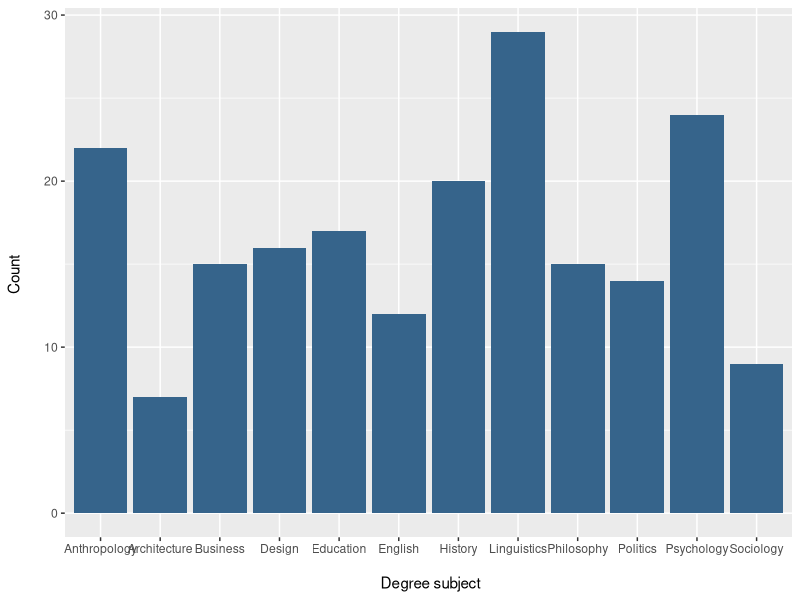
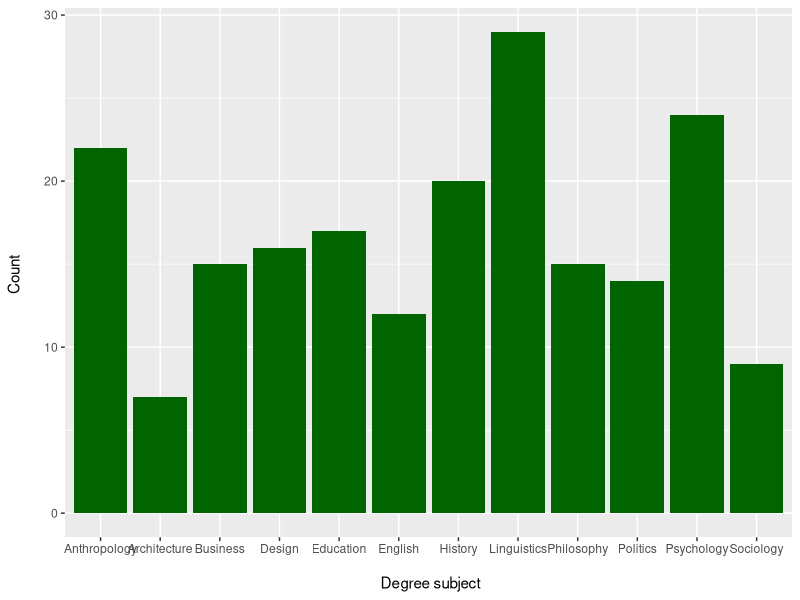
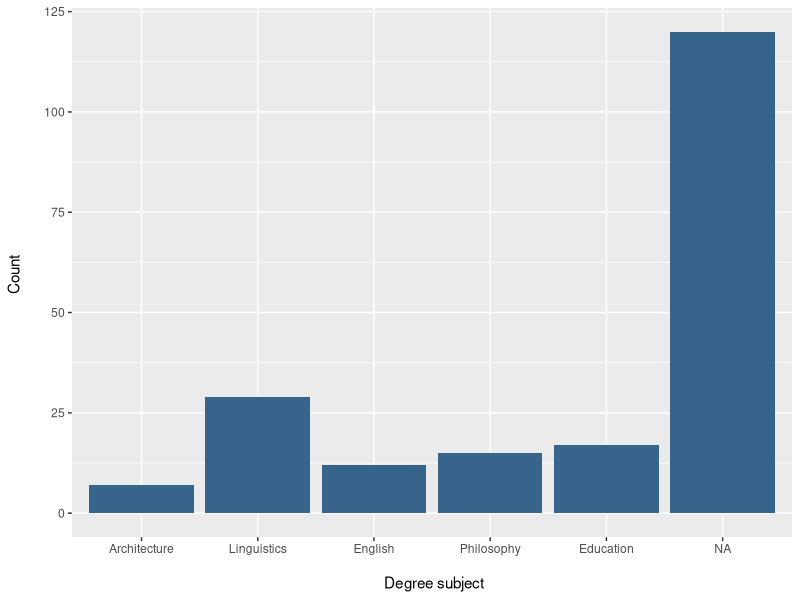
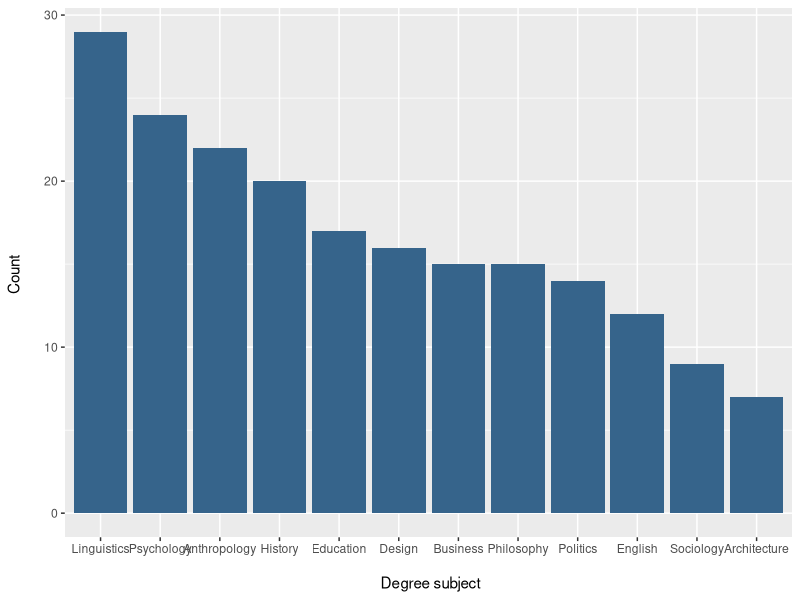
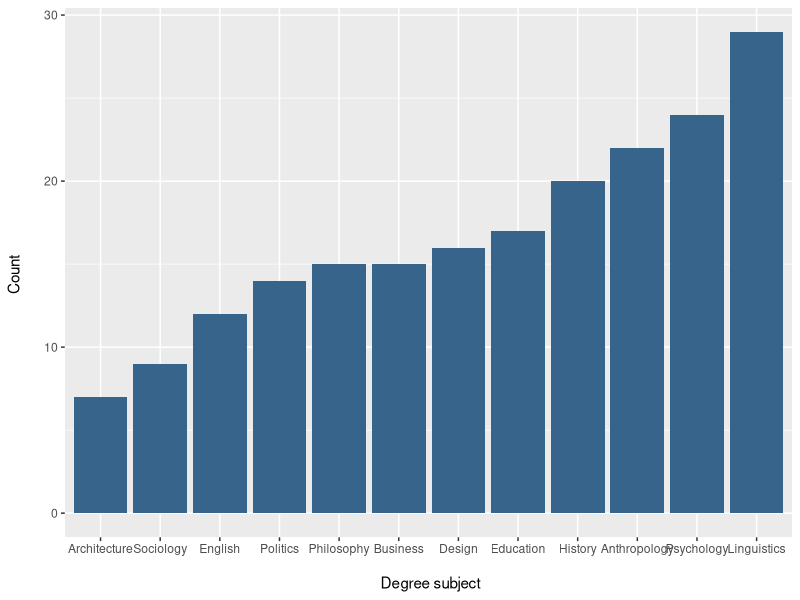
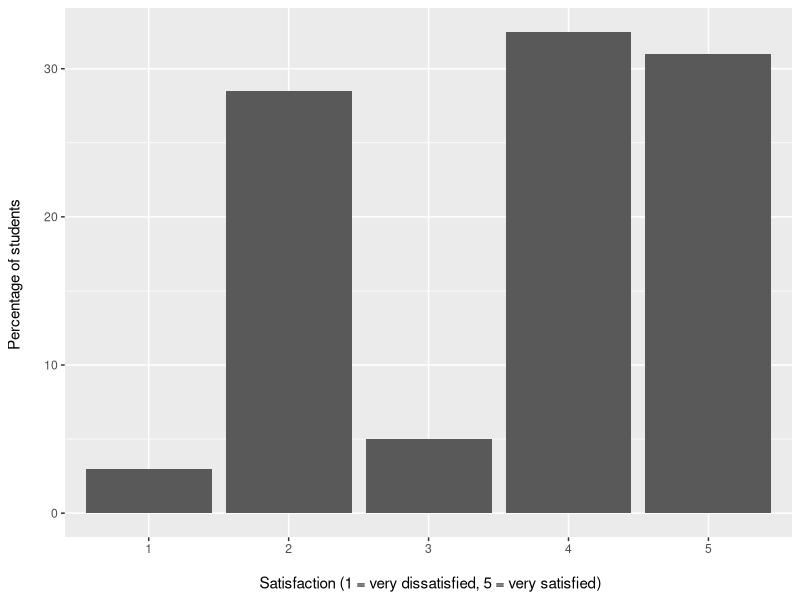
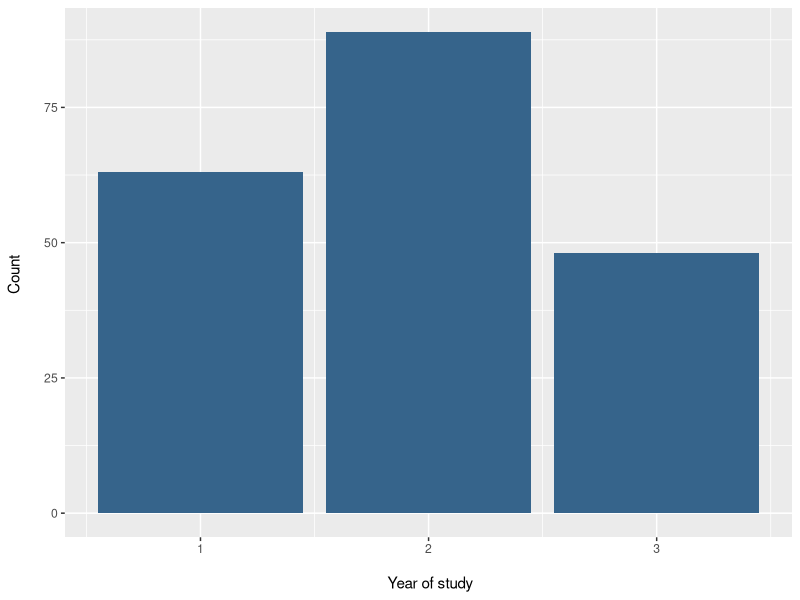

These figures' R source, in order:
## ---- chunk 1
library(tidyverse)
## ---- chunk 2
students <- read_csv("Lecture1_data.csv", show_col_types = FALSE)
## ---- chunk 3
head(students)
## ---- chunk 4
summary(students)

## ---- chunk 5
students <- students |>
  mutate(
    Degree       = factor(Degree),
    Gender       = factor(Gender),
    Exercise     = factor(Exercise),
    Stress_level = factor(Stress_level)
  )

## ---- chunk 6
students <- students |>
  mutate(
    Satisfaction_Likert_value = factor(
      Satisfaction_Likert_value,
      levels = c(1, 2, 3, 4, 5),
      ordered = TRUE
    )
  )

## ---- chunk 7
1:10 |>
  diff() |>
  cumsum() |>
  log() |>
  mean() |>
  round()

## ---- chunk 8
students |>
  select(Degree) |>
  count(Degree)


## ---- chunk 9
count(select(students, Degree), Degree)

## ---- chunk 10
students |>
  count(Year) |>
  mutate(Percent = round((n / sum(n))*100, 1))

## ---- chunk 11
students %>% select(Degree) %>% count(Degree)

## ---- chunk 12
students |>
  count(Degree)

## ---- chunk 13
freq_degree <-
  students |>
  count(Degree)

freq_degree

## ---- chunk 14
sum(freq_degree$n)

## ---- chunk 15
freq_degree$n / sum(freq_degree$n)

## ---- chunk 16
freq_degree <-
  students |>
  count(Degree) |>
  mutate(
    prop = n / sum(n)
  )

freq_degree

## ---- chunk 17
freq_degree <-
  students |>
  count(Degree) |>
  mutate(
    percent = n / sum(n) * 100
  )

freq_degree

## ---- chunk 18
students |>
  count(Degree) |>
  mutate(Percent = round((n / sum(n)) * 100, 2))

## ---- chunk 19
# Count the number of students in each Degree category
tbl_degree <- as.data.frame(table(students$Degree))   # <1>
colnames(tbl_degree) <- c("Degree", "Count")

knitr::kable(tbl_degree)
## ---- chunk 20

prop_degree <- as.data.frame(prop.table(table(students$Degree)))   # <2>
colnames(prop_degree) <- c("Degree", "Proportion")

knitr::kable(prop_degree)

## ---- chunk 21

# Percentage of students in each Degree category

perc_degree <- as.data.frame(round(prop.table(table(students$Degree)) * 100, 1))   # <3>
colnames(perc_degree) <- c("Degree", "Percentage")

knitr::kable(perc_degree)

## ---- chunk 22
ggplot(students, aes(x = Degree)) +
  geom_bar(fill = "steelblue4") +
  labs(x = "\n Degree subject", y = "Count \n")

## ---- chunk 23
geom_bar(fill = "darkgreen")

## ---- chunk 24
ggplot(students, aes(x = Degree)) +
  geom_bar(fill = "darkgreen") +
  labs(x = "\n Degree subject", y = "Count \n")
## ---- chunk 25
students |>
  mutate(Degree = factor(Degree,
                         levels = c("Architecture", "Linguistics",
                                    "English", "Philosophy", "Education"))) |>
  ggplot(aes(x = Degree)) +
  geom_bar(fill = "steelblue4") +
  labs(x = "\n Degree subject", y = "Count \n")

## ---- chunk 26
library(tidyverse)

students |>
  mutate(Degree = fct_infreq(students$Degree)) |>
  ggplot(aes(x = Degree)) +
  geom_bar(fill = "steelblue4") +
  labs(x = "\n Degree subject", y = "Count \n")

## ---- chunk 27
students |>
  mutate(Degree = fct_rev(fct_infreq(Degree))) |>
  ggplot(aes(x = Degree)) +
  geom_bar(fill = "steelblue4") +
  labs(x = "\n Degree subject", y = "Count \n")

## ---- chunk 28
students |>
  count(Satisfaction_Likert_value)

## ---- chunk 29
freq_sat <-
  students |>
  count(Satisfaction_Likert_value) |>
  mutate(
    percent = n / sum(n) * 100
  )

freq_sat

## ---- chunk 30
median(as.numeric(students$Satisfaction_Likert_value))

## ---- chunk 31
students |>
  count(Satisfaction_Likert_value) |>
  mutate(
    percent = n / sum(n) * 100,
    cumulative_percent = cumsum(percent)
  )

## ---- chunk 32
freq_sat <-
  students |>
  count(Satisfaction_Likert_value) |>
  mutate(
    percent = n / sum(n) * 100
  )

## ---- chunk 33
ggplot(data = freq_sat,
       aes(x = Satisfaction_Likert_value, y = percent)) +
  geom_col() +
  labs(
    x = "\n Satisfaction (1 = very dissatisfied, 5 = very satisfied)",
    y = "Percentage of students \n"
  )

## ---- chunk 34
ggplot(students, aes(x = Year)) +
  geom_bar(fill = "steelblue4") +
  labs(x = "\n Year of study", y = "Count \n")

## ---- chunk 35
students |>
  count(Year) |>
  mutate(
    Percent    = round((n / sum(n)) * 100, 2),
    Cumulative = cumsum(Percent)
  )

## ---- chunk 36
quantile(students$Year, c(0.25, 0.75))

## ---- chunk 37
IQR(students$Year)

## ---- chunk 38
median(students$Year)

